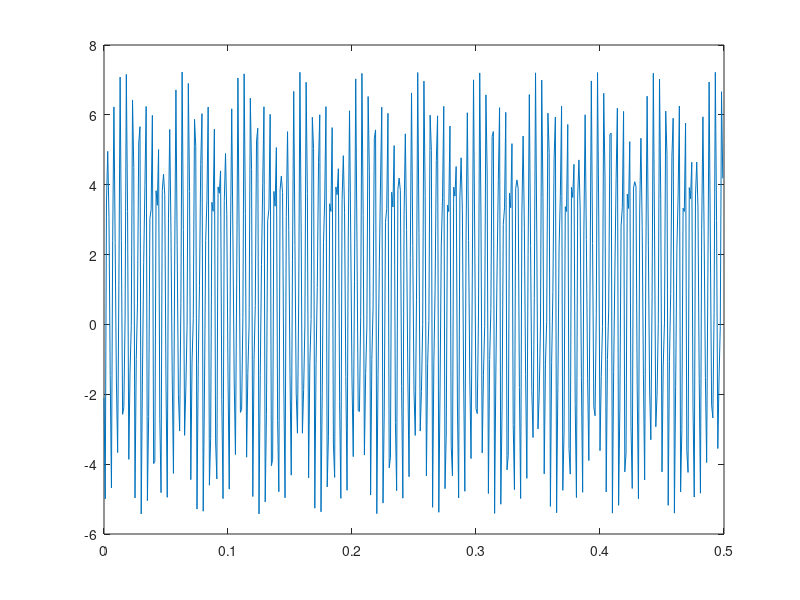
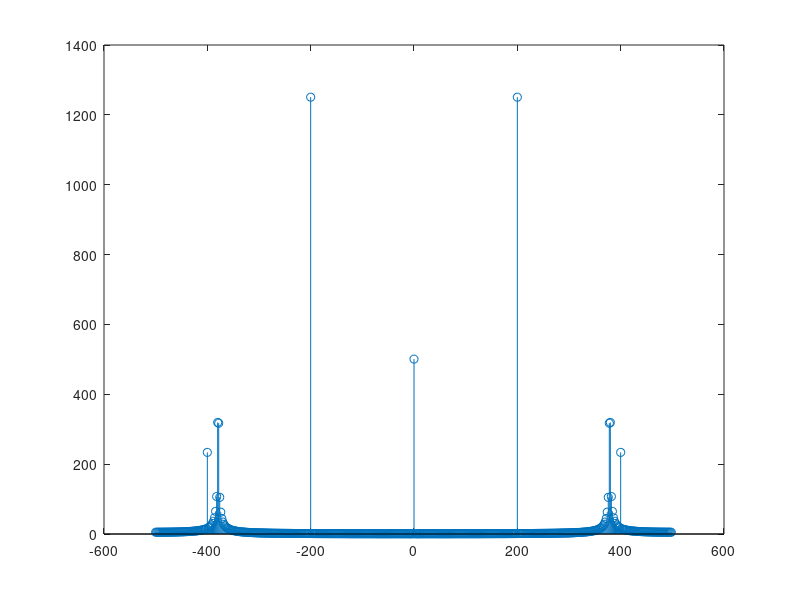

These figures' MATLAB source, in order:
clc; clear; close all;

N = 500;
fs = 1000;
Ts = 1/fs;
t = [];
y = [];
f1 = 400; f2=800; f3=621;
for n=0:N-1
    y = [y, 1 - sin(800*pi*n*Ts+0.35*pi) + 5*cos(1600*pi*n*Ts-0.75*pi) - 2*cos(2*f3*pi*n*Ts+0.73*pi)];
    t = [t, n * Ts];
end

for k=1:1000
    if (f1 == k * fs/N)
        disp("jest git");
        break;
    end
end
if (floor((f1*N)/fs)~=ceil((f1*N)/fs))
    disp("PRzeciek! (f1)")
end
if (floor((f2*N)/fs))~=ceil((f2*N)/fs)
    disp("PRzeciek! (f2)")
end
if (floor((f3*N)/fs))~=ceil((f3*N)/fs)
    disp("PRzeciek! (f3)")
end
%stem(t, y)
figure(1)
plot(t, y)
y_fft = abs(fft(y));
y_fft = fftshift(y_fft);
f = -fs/2:fs/N:fs/2-1;
figure(2)
stem(f, y_fft)
%[s, t, x, t_s, sa] = syg_sin(2, 4000, 10);
%plot(t, s)